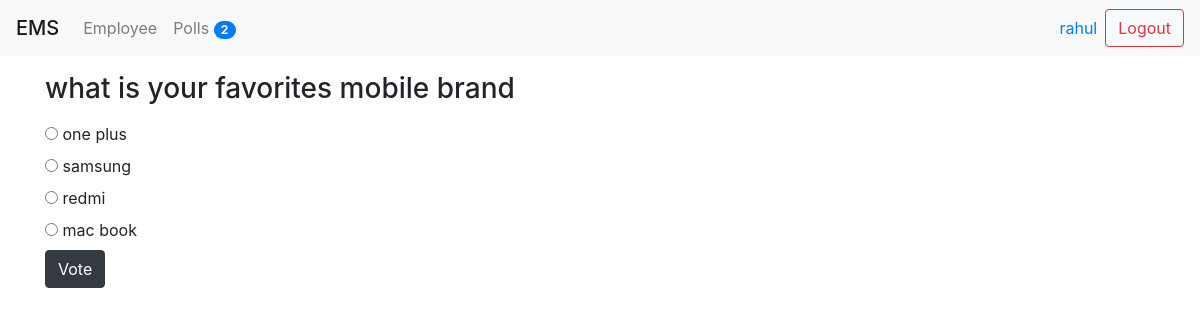
Screenshot of /polls/4/ (signed in) with the database file from the repository.
### poll/models.py (models this page shows, shortened)
class Question(models.Model):
  title=models.TextField(null=True,blank = True)
  status=models.CharField(default='inactive',max_length = 200)
  created_by= models.ForeignKey(User,null=True,blank=True,on_delete=models.CASCADE)
  start_date=models.DateTimeField(null=True,blank = True)
  end_date=models.DateTimeField(null=True,blank = True)
  created_at=models.DateTimeField(auto_now_add=True)
  updated_at=models.DateTimeField(auto_now=True)
  @property
  def choices(self):
    return self.choice_set.all()

class Choice(models.Model):
    question =models.ForeignKey('poll.Question',on_delete=models.CASCADE)
    text= models.TextField(null=True,blank=True)
    created_at=models.DateTimeField(auto_now_add=True)
    updated_at=models.DateTimeField(auto_now=True)

### poll/views.py (the view)
# urls.py: path('<int:id>/', vote_poll, name="poll_vote")
@login_required(login_url="/login/")
def vote_poll(request, id=None):
    context = {}
    try:
        question = Question.objects.get(id=id)
    except:
        raise Http404
    context["question"] = question
    if request.method == "POST":
        user_id = 1
        print(request.POST)
        data = request.POST
        ret = Answer.objects.create(user_id=user_id, choice_id=data['choice'])
        if ret:
            return HttpResponseRedirect(reverse('poll_details', args=[question.id]))
        else:
            context["error"] = "Your vote is not done successfully"
            return render(request, 'poll/poll.html', context)
    else:
        return render(request, 'poll/poll.html', context)

### poll/context_processors.py (called while the page is built)
def polls_count(request):
    count = Question.objects.count()
    return {"polls_count": count}

### ems/templates/poll/poll.html (shortened to what this page needs)
{% extends 'base.html' %}
{% block content %}
    <p>
        <h3>{{question.title}}</h3>
    </p>
    <form method="POST" action="/polls/{{question.id}}/details/">
    {% for choice in question.choices %}
        <div class="radio">
            <label>
                <input type="radio" name="choice" value="{{choice.id}}">
                {{choice.text}}
            </label>
        </div>
    {% empty %}
        <p>There is no chice available for this question.</p>
    {% endfor %}
        <button class="btn btn-dark" type="submit" value="Vote">Vote</button>
    </form>
{% endblock content %}

### ems/templates/header.html (shortened to what this page needs)
{% load poll_extras %}
<div class="navbar navbar-expand-lg navbar-light bg-light">
    <span class="navbar-brand mb-0 h1">EMS</span>
    <div class="collapse navbar-collapse" id="navbarNav">
        <ul class="navbar-nav">
            <li class="nav-item">
                <a class="nav-link" href="{% url 'employee_list' %}">
                    {{"employee" | capfirst}}
                </a>
            </li>
            <li class="nav-item">
                <a class="nav-link" href="{% url 'polls_list' %}">
                    {{"Polls" | capfirst}}
                    <span class="badge badge-primary badge-pill ">{{polls_count}}</span>
                </a>
            </li>
        </ul>
    </div>
    <form class="form-inline my-2 my-lg-0" method="POST" action="{% url 'user_logout' %}">
        <a href="{% url 'my_profile' %}">
            <span class="mr-sm-2">{{request.user.first_name}}</spans>
        </a>
        <input type="submit" class="btn btn-outline-danger my-2 my-sm-0" value="Logout">
    </form>
</div>

### rows the page displays
Question: title "what is your favorites mobile brand"
Choice: text "one plus"
Choice: text "samsung"
Choice: text "redmi"
Choice: text "mac book"

### other values shown
{{ "employee" | capfirst }} "Employee"
{{ "Polls" | capfirst }} "Polls"
{{ polls_count }} "2"
{{ request.user.first_name }} "rahul"
